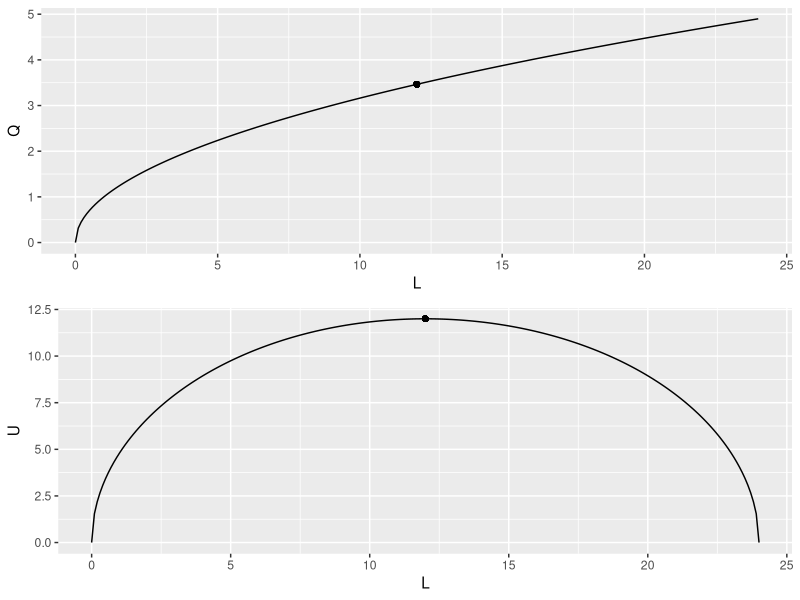
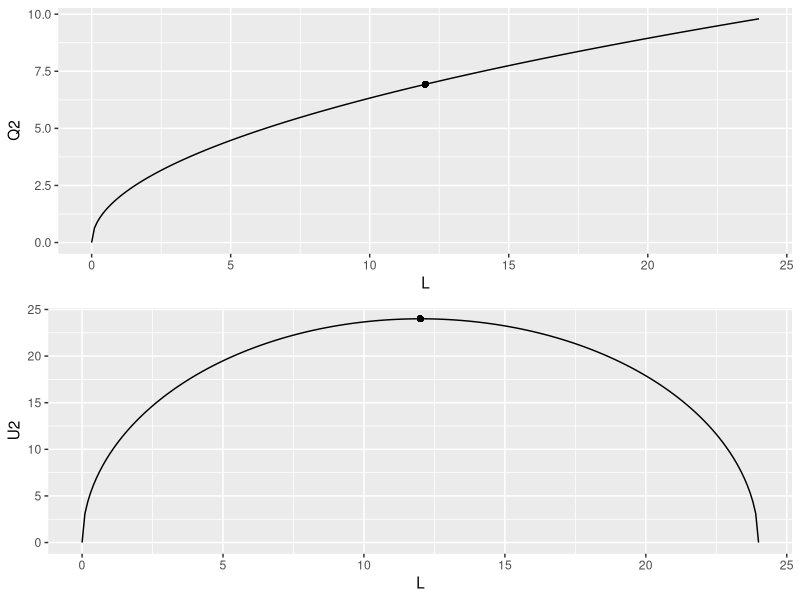
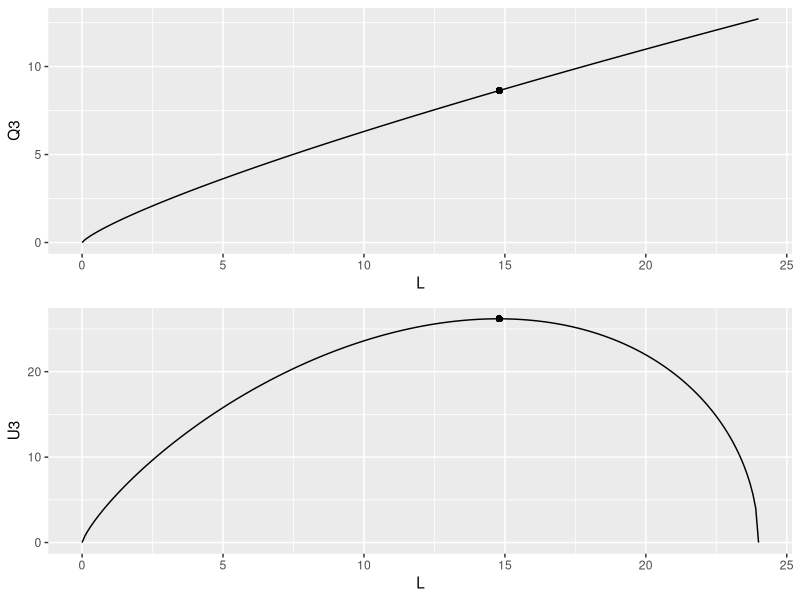
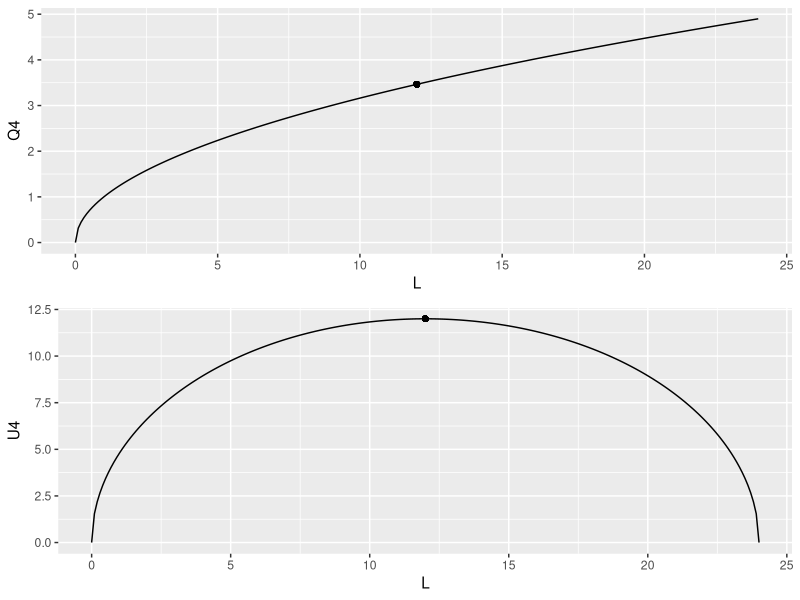
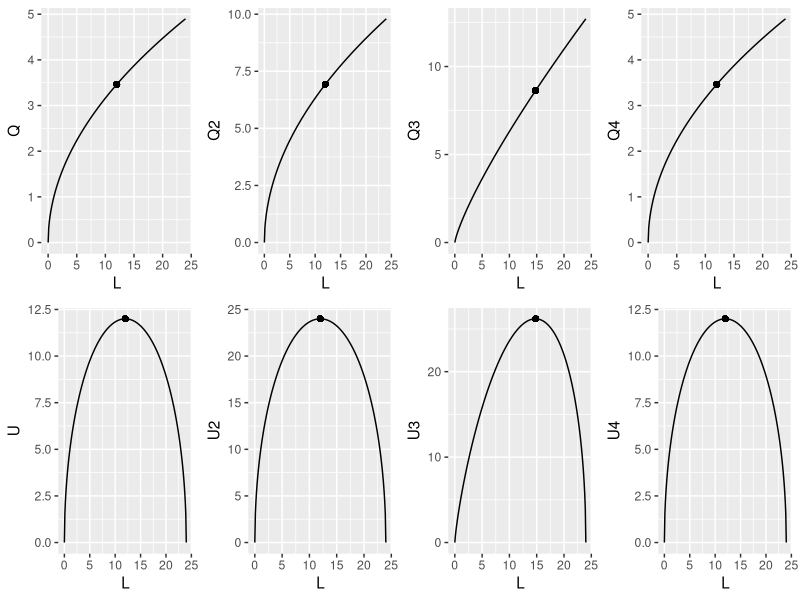
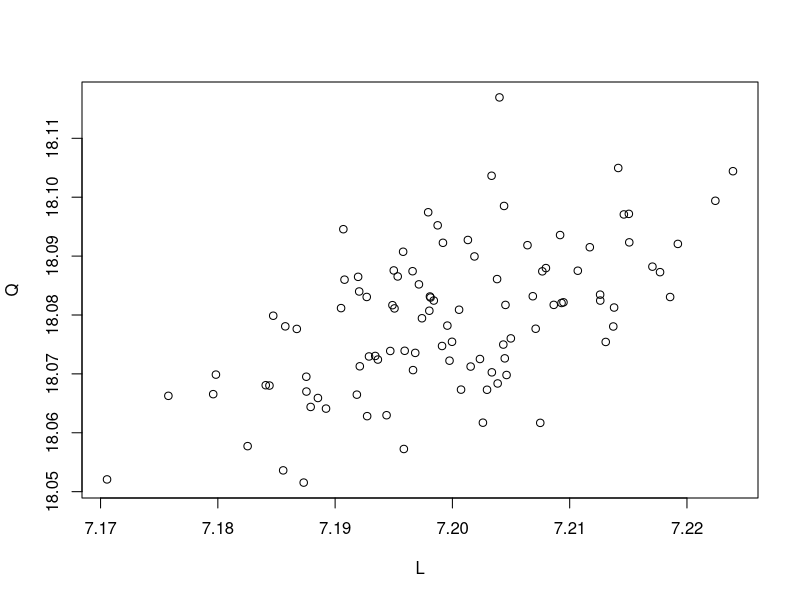

These figures' R source, in order:
# The Eve Model
# One good ('Eggplant'), One person ('Eve'), Pure Production Model
# Everyday, Eve must choose how much to labor so as to optimally consume Eggplant as well as enjoy leisure. 
# Three Parameters: Technology: a (general technology), b (labor elasticity of output); Utility: c (leisure-loving)
# Observable Data: Labor Use (L), Quantity Produced (Q)

# Load Packages
library(tidyverse)
library(gridExtra)

# Define Technology and Utility for Eve
ProdFn = function(L, a=1, b = 0.5) {
	return (a * L^b)
}

UtilFn = function(L, Q, c=0.5) {
	return (Q * (24-L)^c)
}

# SCENARIO 1: BASELINE
L = seq(0, 26, 0.1)
df = tibble(L, ProdFn(L), UtilFn(L, ProdFn(L)))
names(df) = c('L', 'Q', 'U')
U_opt1 = max(df$U, na.rm = T)
L_opt1 = df$L[which.max(df$U)]
Q_opt1 = df$Q[df$L==L_opt1]
PROD1 = df %>% drop_na() %>% ggplot(aes(L, Q)) + geom_point(aes(L_opt1, Q_opt1)) + geom_line()
UTIL1 = df %>% drop_na() %>% ggplot(aes(L, U)) + geom_point(aes(L_opt1, U_opt1)) + geom_line()
grid.arrange(PROD1, UTIL1, ncol=1, nrow = 2)

# SCENARIO 2: Labor-Neutral Technological Improvement e.g. Climatic Conditions - optimal labor remains same, but with increased output and utility. This is contingent on the fact that consumption-leisure are complimentary in the utility fn.
df = df %>% mutate(Q2 = ProdFn(L, a=2))
df = df %>% mutate(U2 = UtilFn(L, Q2))
U_opt2 = max(df$U2, na.rm = T)
L_opt2 = df$L[which.max(df$U2)]
Q_opt2 = df$Q2[df$L==L_opt2]
PROD2 = df %>% drop_na() %>% ggplot(aes(L, Q2)) + geom_point(aes(L_opt2, Q_opt2)) + geom_line()
UTIL2 = df %>% drop_na() %>% ggplot(aes(L, U2)) + geom_point(aes(L_opt2, U_opt2)) + geom_line()
grid.arrange(PROD2, UTIL2, ncol=1, nrow = 2)

# SCENARIO 3: Labor-saving technological progress e.g. Eve learns a new technique for plantation. 
df = df %>% mutate(Q3 = ProdFn(L, b=0.8))
df = df %>% mutate(U3 = UtilFn(L, Q3))
U_opt3 = max(df$U3, na.rm = T)
L_opt3 = df$L[which.max(df$U3)]
Q_opt3 = df$Q3[df$L==L_opt3]
PROD3 = df %>% drop_na() %>% ggplot(aes(L, Q3)) + geom_point(aes(L_opt3, Q_opt3)) + geom_line()
UTIL3 = df %>% drop_na() %>% ggplot(aes(L, U3)) + geom_point(aes(L_opt3, U_opt3)) + geom_line()
print(c(L_opt3, Q_opt3, U_opt3))
grid.arrange(PROD3, UTIL3, ncol=1, nrow = 2)

# SCENARIO 4: Eve becomes leisure-loving: optimal labor use falls, quantity falls, optimal leisure increases.
df = df %>% mutate(Q4 = ProdFn(L))
df = df %>% mutate(U4 = UtilFn(L, Q4, c=0.5))
U_opt4 = max(df$U4, na.rm = T)
L_opt4 = df$L[which.max(df$U4)]
Q_opt4 = df$Q4[df$L==L_opt4]
PROD4 = df %>% drop_na() %>% ggplot(aes(L, Q4)) + geom_point(aes(L_opt4, Q_opt4)) + geom_line()
UTIL4 = df %>% drop_na() %>% ggplot(aes(L, U4)) + geom_point(aes(L_opt4, U_opt4)) + geom_line()
grid.arrange(PROD4, UTIL4, ncol=1, nrow = 2)

# COMPARISION OF SCENARIOS
grid.arrange(PROD1, PROD2, PROD3, PROD4, UTIL1, UTIL2, UTIL3, UTIL4, ncol=4, nrow = 2)

# KEY IDEAS
# 1. Technology and Preferences determine labor used and quantity produced. 
# 2. Observables - labor, leisure and quantity
#
# 4. Functional form of technology and preferences matter (complimentary/substitutes/separability, etc.)
# 5. If labor use remains the same, but quantity rises. Then it must be labor-neutral technology. 
# 4. Preference

# SCENARIO 5: Baseline for Estimation
df = df %>% mutate(Q5 = ProdFn(L, a = 10, b = 0.3))
df = df %>% mutate(U5 = UtilFn(L, Q5, c=0.7))
U_opt5 = max(df$U5, na.rm = T)
L_opt5 = df$L[which.max(df$U4)]
a = 10
b = 0.3
c = 0.7
L = 7.2 + rnorm(100)*0.01
v = rnorm(100) * 0.01
Q = ProdFn(L, a = a, b = b) + v

# Estimation
library(dplyr)
plot(Q ~ L)
model <- lm(log(Q) ~ log(L))
a_hat = exp(model$coeff[1])
b_hat = model$coeff[2]
Li = 24 - L
R = Li/L
c_hat = b_hat * mean(R)

print(c(a, b, c))
print(c(a_hat, b_hat, c_hat))

# So just using L, Q we can obtain a, b, c. Where a and b are technology parameters, and c is the preference for leisure parameter. 
# The next step is to allow for standard errors. 

